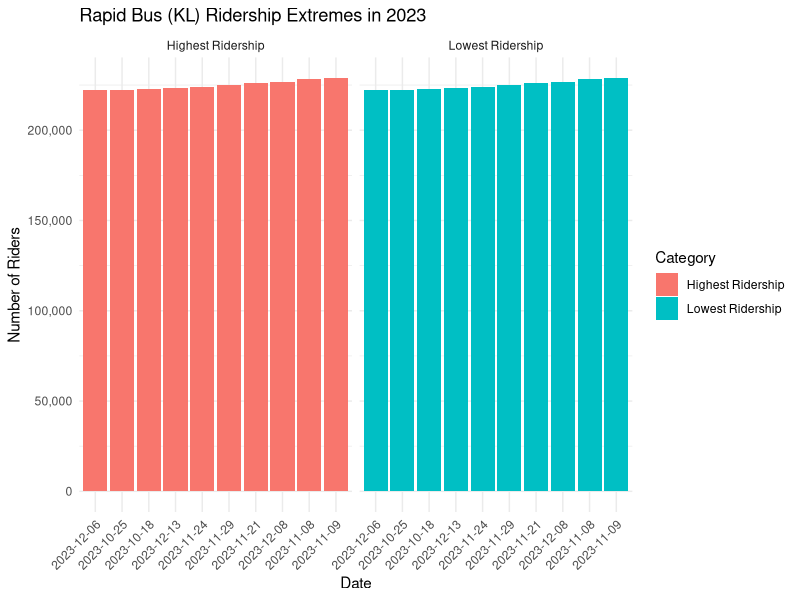

Generate this figure with R:
# Load required libraries
library(dplyr)
library(ggplot2)

# Read the data
df <- read.csv("Data/ridership_headline.csv")

# Convert date to proper date format
df$date <- as.Date(df$date)

# Filter for 2023 data and get top/bottom 10 days for bus_rkl
bus_rkl_2023 <- df %>%
  filter(format(date, "%Y") == "2023") %>%
  arrange(desc(bus_rkl)) %>%
  select(date, bus_rkl)

# Get top 10 and bottom 10
top_10 <- head(bus_rkl_2023, 10)
bottom_10 <- tail(arrange(bus_rkl_2023, bus_rkl), 10)

# Combine the results
combined_results <- bind_rows(
  mutate(top_10, category = "Highest Ridership"),
  mutate(bottom_10, category = "Lowest Ridership")
)

# Create a plot
ggplot(combined_results, aes(x = reorder(format(date, "%Y-%m-%d"), bus_rkl), 
                            y = bus_rkl, 
                            fill = category)) +
  geom_bar(stat = "identity") +
  facet_wrap(~category, scales = "free_x") +
  theme_minimal() +
  theme(axis.text.x = element_text(angle = 45, hjust = 1)) +
  labs(title = "Rapid Bus (KL) Ridership Extremes in 2023",
       x = "Date",
       y = "Number of Riders",
       fill = "Category") +
  scale_y_continuous(labels = scales::comma)

# Print the results as a table
print("Top 10 Days with Highest Ridership:")
print(top_10)
print("\nBottom 10 Days with Lowest Ridership:")
print(bottom_10)
